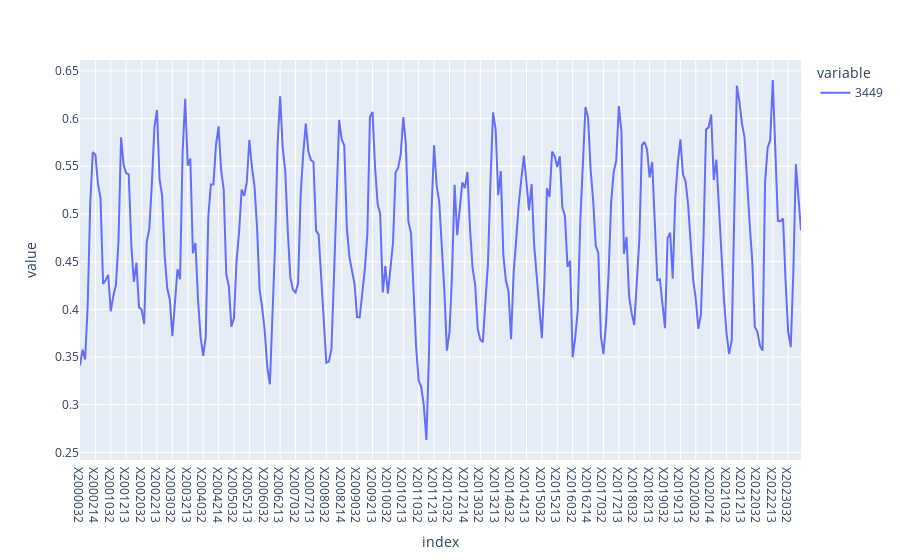

Here is the notebook cell this chart was saved with:
### Code cell
px.line(eviMean.sample().iloc[:,8:].transpose())

### Figure 1 — Plotly figure (JSON) as saved in the notebook; plotly's stock layout.template omitted (floating-point values rounded to 4 significant figures; data arrays with more than 128 entries replaced by an {"elided": "..."} marker saying what was removed)
{"data": [{"hovertemplate": "variable=3449<br>index=%{x}<br>value=%{y}<extra></extra>", "legendgroup": "3449", "line": {"color": "#636efa", "dash": "solid"}, "marker": {"symbol": "circle"}, "mode": "lines", "name": "3449", "orientation": "v", "showlegend": true, "type": "scatter", "x": {"elided": "282 str values"}, "xaxis": "x", "y": {"elided": "282 float values"}, "yaxis": "y"}], "layout": {"legend": {"title": {"text": "variable"}, "tracegroupgap": 0}, "margin": {"t": 60}, "xaxis": {"anchor": "y", "domain": [0, 1], "title": {"text": "index"}}, "yaxis": {"anchor": "x", "domain": [0, 1], "title": {"text": "value"}}}}
